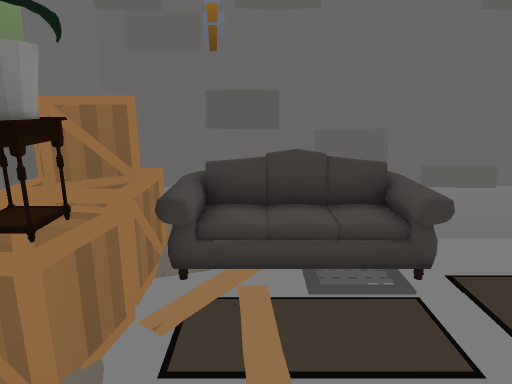
[1] (above)

15 first-person views from a walk through a scene from a Unity 3-D project. The camera is 1.5 m above the floor, tilts 14° down and sees 70° across. The floor is counted in squares, 0.5 m on a side. Each view is taken from the middle of a square. On the plan, view 1 faces up. The plan holds only what a view shows up to about 20 squares ahead; the rest is blank. The player is left out.

[2]
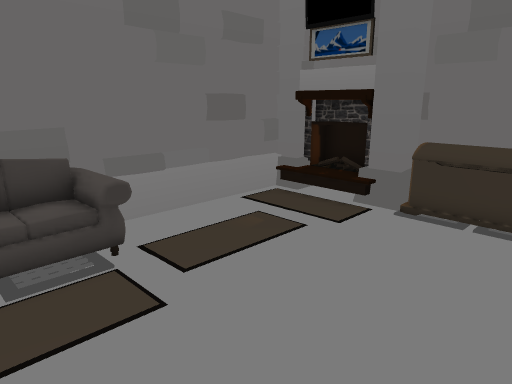

[3]
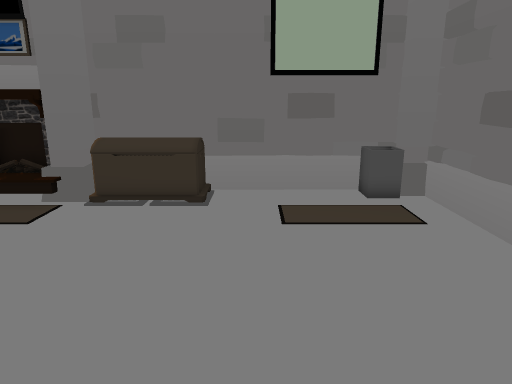

[4]
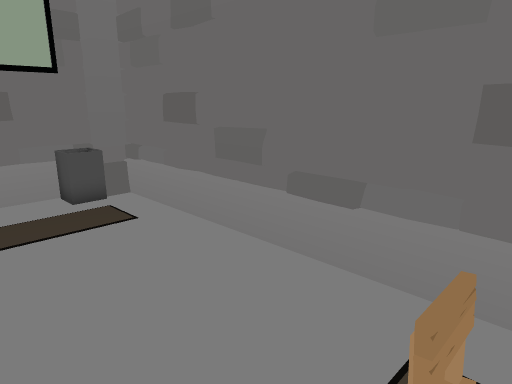

[5]
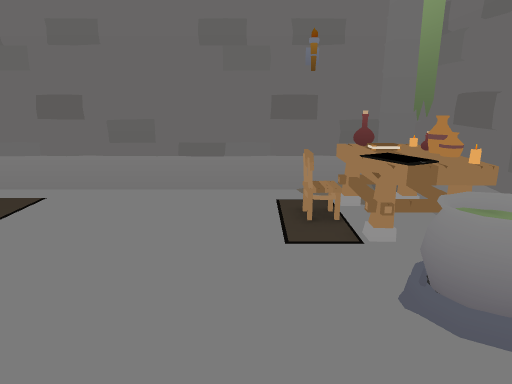

[6]
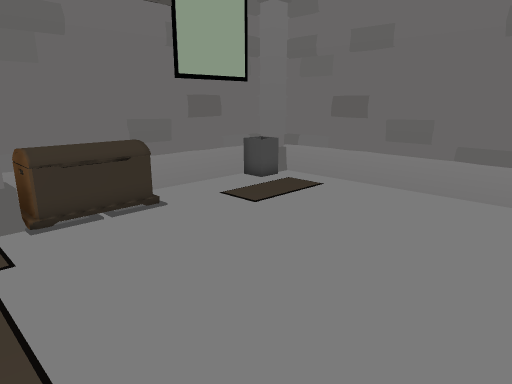

[7]
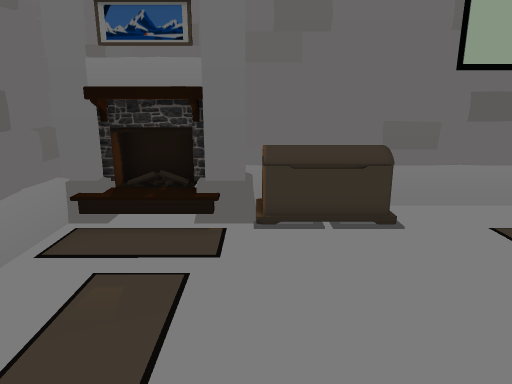

[8]
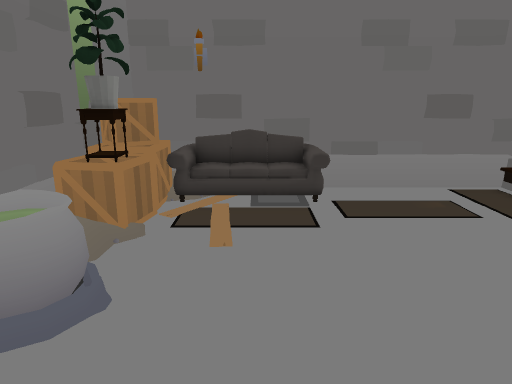

[9]
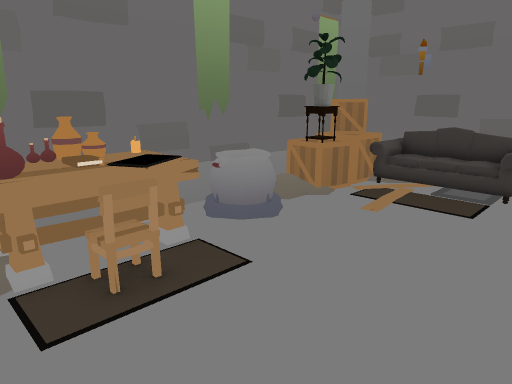

[10]
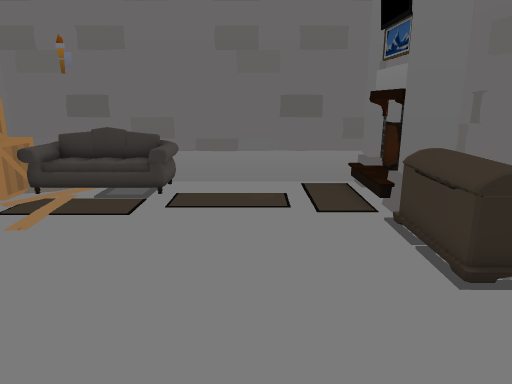

[11]
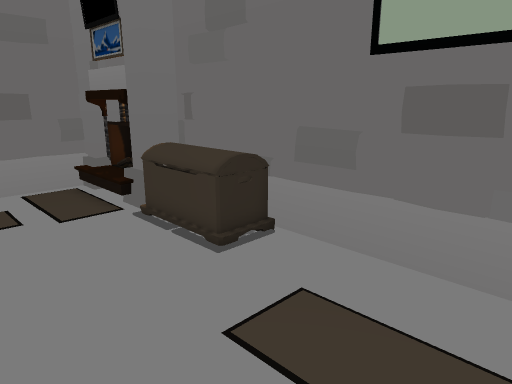

[12]
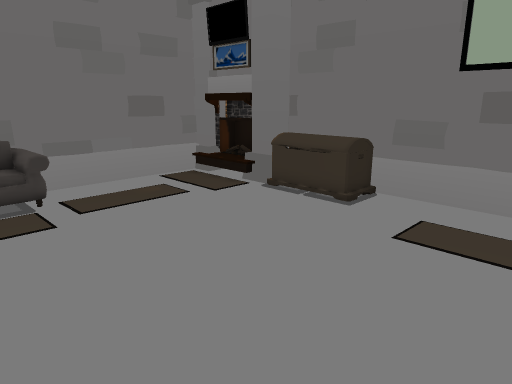

[13]
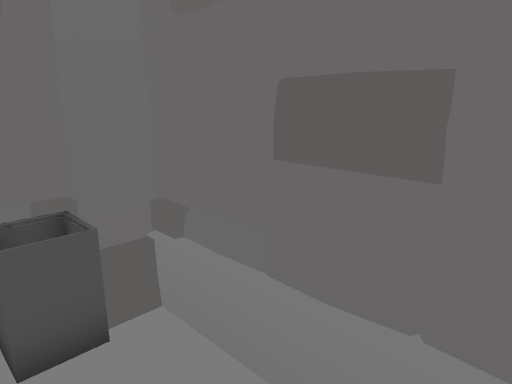

[14]
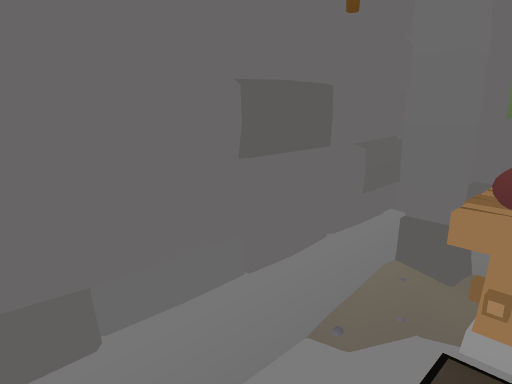

[15]
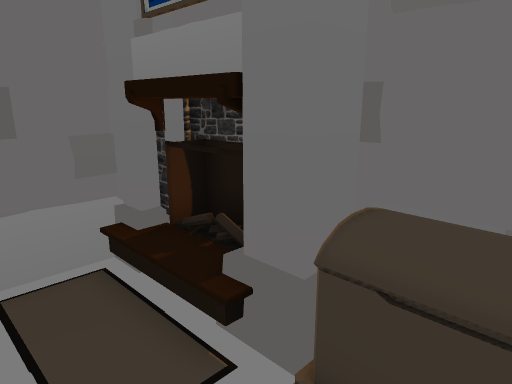

### Floor plan
Key: @ floor where view 1 was taken; # wall or solid block; . floor; = window, fence, low wall or low ledge; S sofa; B box; C chest; H chair; T table; L bottle; O other object.
Columns run from 4 left of view 1 to 12 right of it. Each row starts with its distance up from view 1.
  8  ##############
  7 ## SOOO#......##
  6 ##BSOO O......#
  5 ### ..     ...##
  4  ##..  .......###
  3   #...........O##
  2   #.......... CC#
  1   #.......... CC#
  0   #.@........ CC#
 -1  ##............=#
 -2 ###............=#
 -3 #TT ...........##
 -4 #TO H..........##
 -5 OTTOH..........#
 -6 OTL ..........##
 -7 OO    .....#####
 -8  ############

Positions as (right, up) in squares from view 1, and headings:
1: (0, 0), facing up
2: (0, -1), facing up-right
3: (-1, -2), facing right
4: (-1, -2), facing down-right
5: (1, 5), facing down
6: (0, 5), facing down-right
7: (1, 3), facing right
8: (1, -5), facing up
9: (5, -7), facing up-left
10: (6, -6), facing up
11: (5, -6), facing up-right
12: (0, -6), facing up-right
13: (6, -5), facing down-right
14: (3, -5), facing down-left
15: (7, 1), facing up-right
